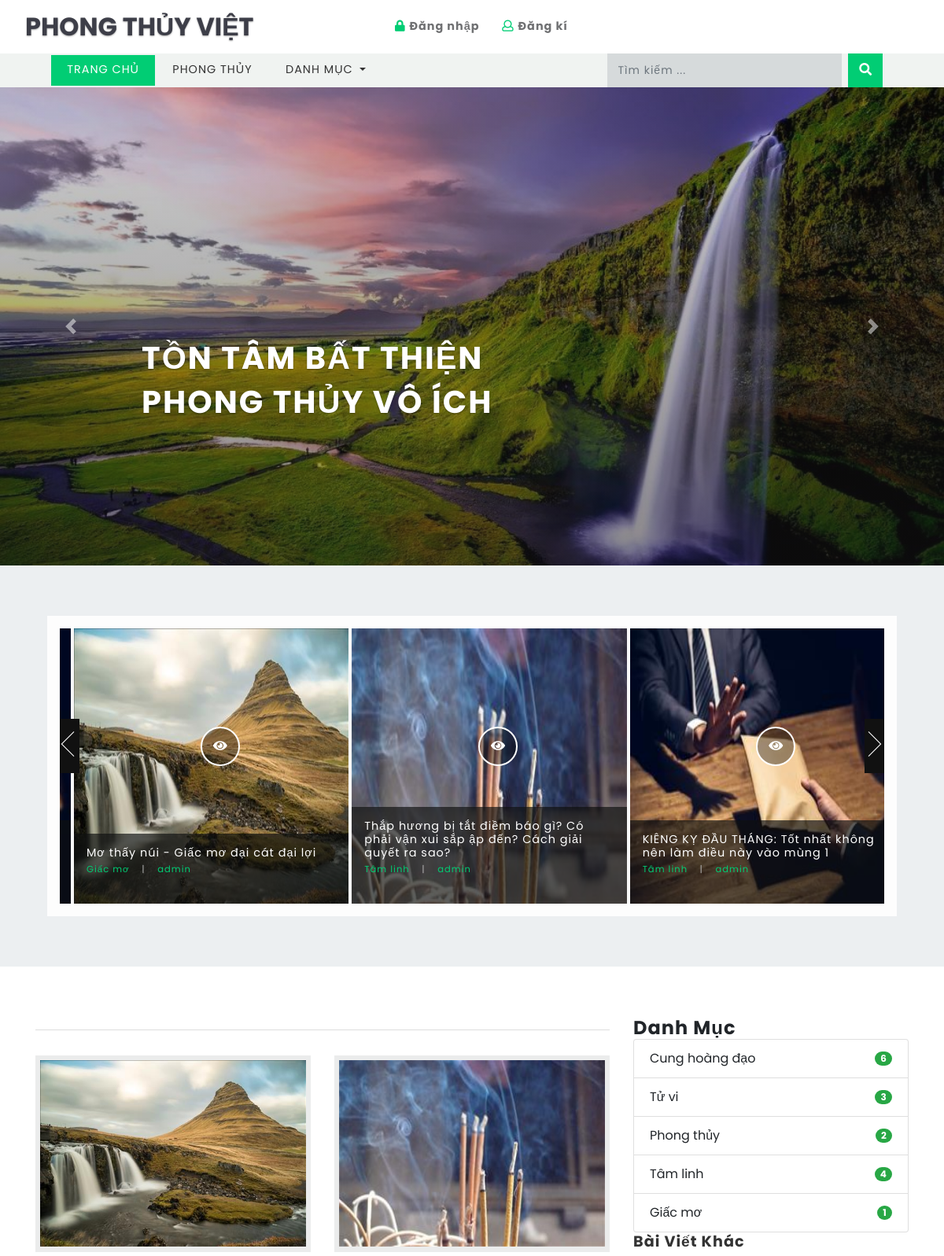
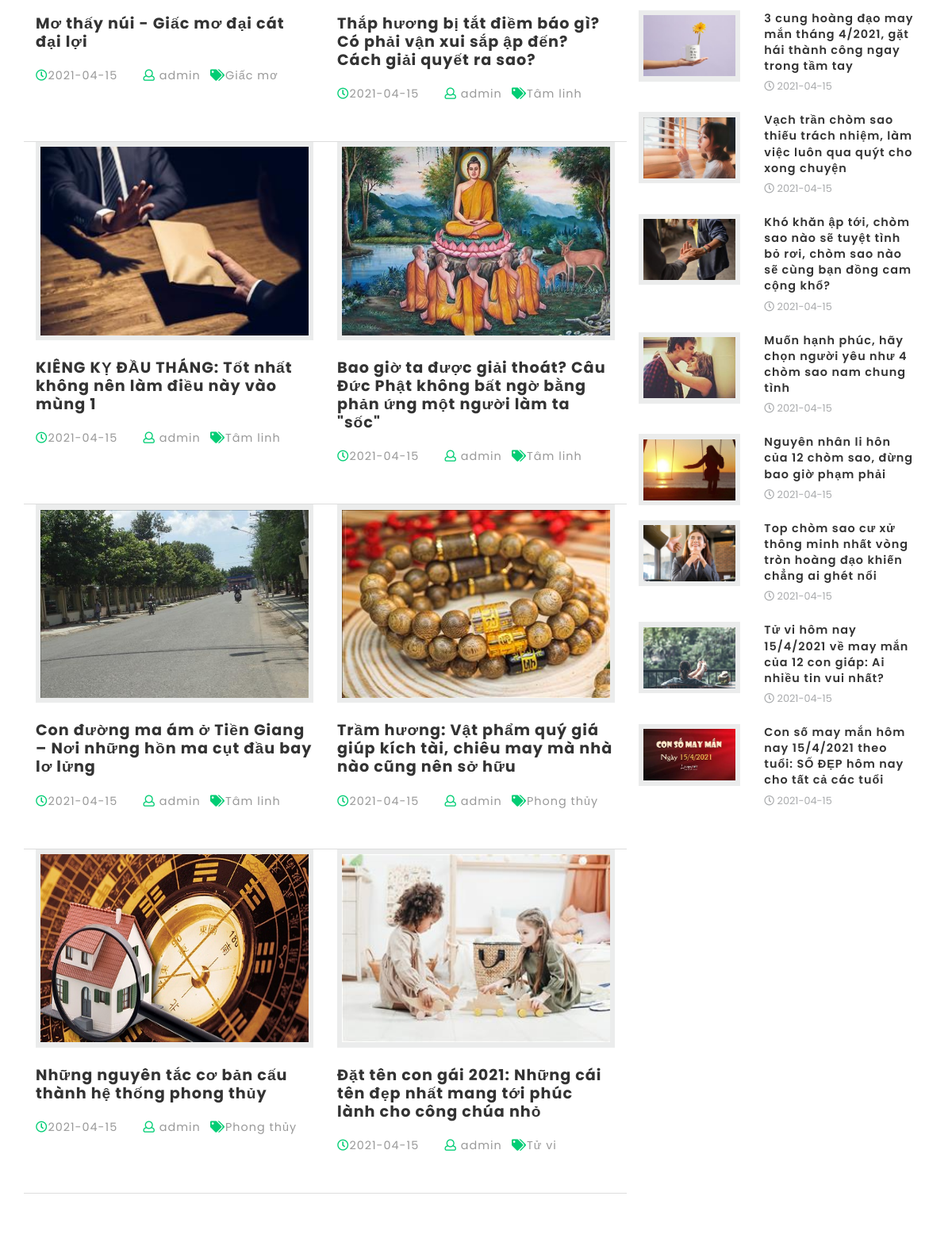
The page / (upper part) on the database its author committed (2 pictures, top to bottom).
### tables this page shows
CREATE TABLE `titles` (
  `id` int(10) UNSIGNED NOT NULL,
  `website_name` varchar(40) DEFAULT NULL,
  `tagline` varchar(40) DEFAULT NULL,
  `icon` varchar(40) DEFAULT NULL,
  `keywords` varchar(220) DEFAULT NULL,
  `short_description` varchar(200) DEFAULT NULL,
  `bannertext1` varchar(150) DEFAULT NULL,
  `bannertext2` varchar(150) DEFAULT NULL,
  `bannertext3` varchar(150) DEFAULT NULL,
  `bannertext4` varchar(150) DEFAULT NULL,
  `detailed_description` text DEFAULT NULL,
  `address` varchar(40) DEFAULT NULL,
  `email` varchar(80) DEFAULT NULL,
  `phone` varchar(40) DEFAULT NULL,
  `googlemap` varchar(255) DEFAULT NULL
);

CREATE TABLE `blogs` (
  `id` int(10) UNSIGNED NOT NULL,
  `title` varchar(190) NOT NULL,
  `tags` varchar(40) NOT NULL,
  `content` text NOT NULL,
  `photo` varchar(50) NOT NULL,
  `posted` varchar(40) NOT NULL,
  `date` date DEFAULT NULL,
  `author` varchar(40) DEFAULT NULL,
  `category` varchar(40) NOT NULL
);

CREATE TABLE `blog_categories` (
  `id` int(10) UNSIGNED NOT NULL,
  `name` varchar(40) NOT NULL
);

### libs/fetch_data.php (the view, shortened to what this page needs)
<?php
function countcategories(){
	require("database/db_connect.php");
	$sql="SELECT * FROM blog_categories LIMIT 10";
	if ($result=mysqli_query($con,$sql))
	{
		foreach ($result as $categoriescount => $categorydata) {
			$categoryid=$categorydata['id'];
			$sql="SELECT * FROM blogs WHERE category='$categoryid'";
			if ($result=mysqli_query($con,$sql)) {
				$rowcountcategory=mysqli_num_rows($result);
			}
			echo '<li class="list-group-item d-flex justify-content-between align-items-center">
			'.$categorydata['name'].'
			<span class="badge badge-success badge-pill">'.$rowcountcategory.'</span>
			</li>';
		}
	}
}
function getbannertext($table,$position){
	require("database/db_connect.php");
	$sql="SELECT * FROM $table ";
	if ($result=mysqli_query($con,$sql))
	{
		foreach ($result as $titles => $bannertext) {
			if ($position==1) {
				echo ''.$bannertext['bannertext1'].'';
			}
			elseif ($position==2) {
				echo ''.$bannertext['bannertext2'].'';
			}
			elseif ($position==3) {
				echo ''.$bannertext['bannertext3'].'';
			}
			elseif ($position==4) {
				echo ''.$bannertext['bannertext4'].'';
			}
		}
	}
}
function getwebname($table){
	require("database/db_connect.php");
	$sql="SELECT * FROM $table ";
	if ($result=mysqli_query($con,$sql))
	{
		$rowcount=mysqli_num_rows($result);
		if ($rowcount==0) {
			echo 'No Name!!';
		}
		foreach ($result as $titles => $blogname) {
			echo ''.$blogname['website_name'].'';
		}
	}
}
function getcategoriesmenu($table)
{
	require("database/db_connect.php");
	$sql="SELECT * FROM $table ";
	if ($result=mysqli_query($con,$sql))
	{
		$rowcount=mysqli_num_rows($result);
		if ($rowcount==0) {
			echo 'No Categories';
		}
		foreach ($result as $blog_categories => $category) {
			echo '<a class="dropdown-item" href="category.php?id='.$category['id'].'">'.$category['name'].'</a>
			<div class="dropdown-divider"></div>';
		}
	}
}
function getbottomsliderposts($table){
	require("database/db_connect.php");
	$sql="SELECT * FROM $table WHERE posted='publish' ORDER BY id DESC LIMIT 3";
	if ($result=mysqli_query($con,$sql))
	{
		foreach ($result as $sliderposts => $slideritem) {
			$category_id=$slideritem['category'];
			$sql="SELECT * FROM blog_categories WHERE id='$category_id'";
			if ($result=mysqli_query($con,$sql))
			{
				foreach ($result as $results => $actualcategory) {
					$ctgry=$actualcategory['name'];
				}
			}
			echo '<li>
			<div class="blog-item">
			<img src="blogadmin/images/'.$slideritem['photo'].'" alt="fantastic cms" class="img-fluid" style="width:450px;height:350px"/>
			<button type="button" class="btn btn-primary play">
			<a href="single.php?id='.$slideritem['id'].'" style="text-decoration:none;color:white"><i class="fas fa-eye"></i></a>
			</button>
			<div class="floods-text">
			<h3>'.$slideritem['title'].'
			<span>'.$ctgry.'
			<label>|</label>
			<i>'.$slideritem['author'].'</i>
			</span>
			</h3>
			</div>
			</div>
			</li>';
		}
	}
}
function getblogridposts($table){
	require("database/db_connect.php");
	$sql="SELECT * FROM $table WHERE posted='publish' ORDER BY id DESC LIMIT 8";
	if ($result=mysqli_query($con,$sql))
	{
		foreach ($result as $bloggrid => $griditem) {
			echo '<div class="col-md-6 blog-grid-top">
			<div class="b-grid-top">
			<div class="blog_info_left_grid">
			<a href="single.php?id='.$griditem['id'].'">
			<img src="blogadmin/images/'.$griditem['photo'].'" class="img-fluid" alt="fantastic cms" style="width:350px;height:250px">
			</a>
			</div>
			<h3>
			<a href="single.php?id='.$griditem['id'].'">'.$griditem['title'].'</a>
			</h3>
			</div>
			<ul class="blog-icons">
			<li>
			<a href="#">
			<i class="far fa-clock"></i>'.$griditem['date'].'</a>
			</li>
			<li class="mx-2">
			<a href="#">
			<i class="far fa-user"></i> '.$griditem['author'].'</a>
			</li>
			<li>
			<a href="#">
			<i class="fas fa-tags"></i>'.$griditem['tags'].'</a>
			</li>
			</ul>
			</div>';
		}
	}
}
function getolderposts($table){
	require("database/db_connect.php");
	$sql="SELECT * FROM $table WHERE posted='publish' ORDER BY id ASC LIMIT 8";
	if ($result=mysqli_query($con,$sql))
	{
		foreach ($result as $olderposts => $op) {
			echo '<div class="blog-grids row mb-3">
			<div class="col-md-5 blog-grid-left">
			<a href="single.php?id='.$op['id'].'">
			<img src="blogadmin/images/'.$op['photo'].'" class="img-fluid" alt="fantastic cms">
			</a>
			</div>
			<div class="col-md-7 blog-grid-right">
			<h5>
			<a href="single.php?id='.$op['id'].'">'.$op['title'].'</a>
			</h5>
			<div class="sub-meta">
			<span>
			<i class="far fa-clock"></i> '.$op['date'].'</span>
			</div>
			</div>
			</div>';
		}
	}
}
?>

### css/style.css (style rules this page uses)
html, body { margin: 0; font-size: 100%; font-family: "Poppins", sans-serif; background: #fff; }
body a { text-decoration: none; transition: 0.5s all; -webkit-transition: 0.5s all; -moz-transition: 0.5s all; -o-transition: 0.5s all; -ms-transition: 0.5s all; }
h1, h2, h3, h4, h5, h6 { margin: 0; font-family: "Poppins", sans-serif; letter-spacing: 1px; }
ul { margin: 0; padding: 0; }
.carousel-caption span { display: block; }
.nbs-flexisel-item { float: left; margin: 0 2px; padding: 0em; position: relative; line-height: 0px; }
.blog-item { position: relative; }
.floods-text { position: absolute; bottom: 0%; left: 0%; padding: 1em; background: rgba(14, 15, 16, 0.67); width: 100%; }
.floods-text h3 { font-size: 0.9em; color: #fff; margin: 0; font-weight: 400; }
.floods-text h3 span { display: block; color: #01cd74; margin: 0.5em 0 1em; font-size: 0.8em; }
.floods-text h3 label { color: #b2b2b2; padding: 0 1em; }
.floods-text h3 i { font-style: normal; color: #01cd74; }
button.btn.btn-primary.play { width: 50px; height: 50px; border-radius: 50%; -webkit-border-radius: 50%; -moz-border-radius: 50%; -o-border-radius: 50%; -ms-border-radius: 50%; outline: none; cursor: pointer; border: 2px solid #fff; background-color: rgba(0, 0, 0, 0.37); position: absolute; left: 46%; bottom: 50%; }
.b-grid-top { position: relative; }
.blog_info_left_grid { position: relative; overflow: hidden; }
.blog_info_left_grid img { -moz-transition: all 1s; -o-transition: all 1s; -webkit-transition: all 1s; transition: all 1s; background: #ebecec; padding: 0.4em; }
.blog-grid-top h3, .two-blog2 h3, h5.card-title { font-size: 1.2em; margin: 1.2em 0 1em 0; font-weight: 700; }
.blog-grid-top h3 a, .two-blog2 h3 a, h5.card-title a { color: #333333; }
.blog-grid-top { border-bottom: 1px solid #ddd; padding-bottom: 3em; }
ul.blog-icons li { display: inline-block; margin-right: 20px; list-style: none; }
ul.blog-icons a { font-size: 0.9em; letter-spacing: 1px; color: #999; }
ul.blog-icons i { color: #01cd74; }
.tech-btm img { background: #ebecec; padding: 0.4em; }
.tech-btm h5 { font-size: 0.9em; line-height: 1.4em; font-weight: 600; }
.tech-btm h5 a { color: #333; }
.sub-meta span { font-size: 0.8em; color: #a9abad; line-height: 2.5em; }

### rows shown on the page
titles: bannertext1 "TỒN TÂM BẤT THIỆN PHONG THỦY VÔ ÍCH"
blogs: photo (picture), title "Mơ thấy núi - Giấc mơ đại cát đại lợi", author "admin", date "2021-04-15", tags "Giấc mơ"
blog_categories: name "Giấc mơ", rowcountcategory "1"
blogs: photo (picture), title "Thắp hương bị tắt điềm báo gì? Có phải vận xui sắp ập đến? Cách giải quyết ra sao?", author "admin", date "2021-04-15", tags "Tâm linh"
blog_categories: name "Tâm linh", rowcountcategory "4"
blogs: photo (picture), title "KIÊNG KỴ ĐẦU THÁNG: Tốt nhất không nên làm điều này vào mùng 1", author "admin", date "2021-04-15", tags "Tâm linh"
blogs: photo (picture), title "Bao giờ ta được giải thoát? Câu Đức Phật không bất ngờ bằng phản ứng một người làm ta \"sốc\"", date "2021-04-15", author "admin", tags "Tâm linh"
blogs: photo (picture), title "Con đường ma ám ở Tiền Giang – Nơi những hồn ma cụt đầu bay lơ lửng", date "2021-04-15", author "admin", tags "Tâm linh"
blogs: photo (picture), title "Trầm hương: Vật phẩm quý giá giúp kích tài, chiêu may mà nhà nào cũng nên sở hữu", date "2021-04-15", author "admin", tags "Phong thủy"
blogs: photo (picture), title "Những nguyên tắc cơ bản cấu thành hệ thống phong thủy", date "2021-04-15", author "admin", tags "Phong thủy"
blogs: photo (picture), title "Đặt tên con gái 2021: Những cái tên đẹp nhất mang tới phúc lành cho công chúa nhỏ", date "2021-04-15", author "admin", tags "Tử vi"
blog_categories: name "Cung hoàng đạo", rowcountcategory "6"
blog_categories: name "Tử vi", rowcountcategory "3"
blog_categories: name "Phong thủy", rowcountcategory "2"
blogs: photo (picture), title "3 cung hoàng đạo may mắn tháng 4/2021, gặt hái thành công ngay trong tầm tay", date "2021-04-15"
blogs: photo (picture), title "Vạch trần chòm sao thiếu trách nhiệm, làm việc luôn qua quýt cho xong chuyện", date "2021-04-15"
blogs: photo (picture), title "Khó khăn ập tới, chòm sao nào sẽ tuyệt tình bỏ rơi, chòm sao nào sẽ cùng bạn đồng cam cộng khổ?", date "2021-04-15"
blogs: photo (picture), title "Muốn hạnh phúc, hãy chọn người yêu như 4 chòm sao nam chung tình", date "2021-04-15"
blogs: photo (picture), title "Nguyên nhân li hôn của 12 chòm sao, đừng bao giờ phạm phải", date "2021-04-15"
blogs: photo (picture), title "Top chòm sao cư xử thông minh nhất vòng tròn hoàng đạo khiến chẳng ai ghét nổi", date "2021-04-15"
blogs: photo (picture), title "Tử vi hôm nay 15/4/2021 về may mắn của 12 con giáp: Ai nhiều tin vui nhất?", date "2021-04-15"
blogs: photo (picture), title "Con số may mắn hôm nay 15/4/2021 theo tuổi: SỐ ĐẸP hôm nay cho tất cả các tuổi", date "2021-04-15"
